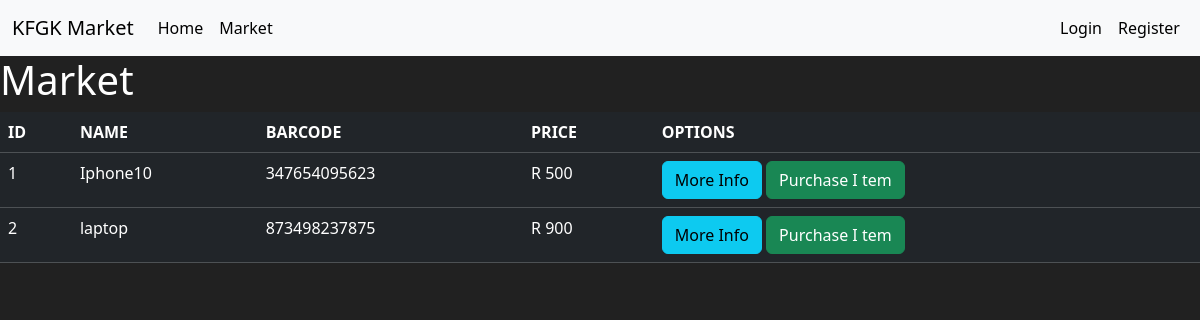
/market, run on an earlier commit of the app's database.
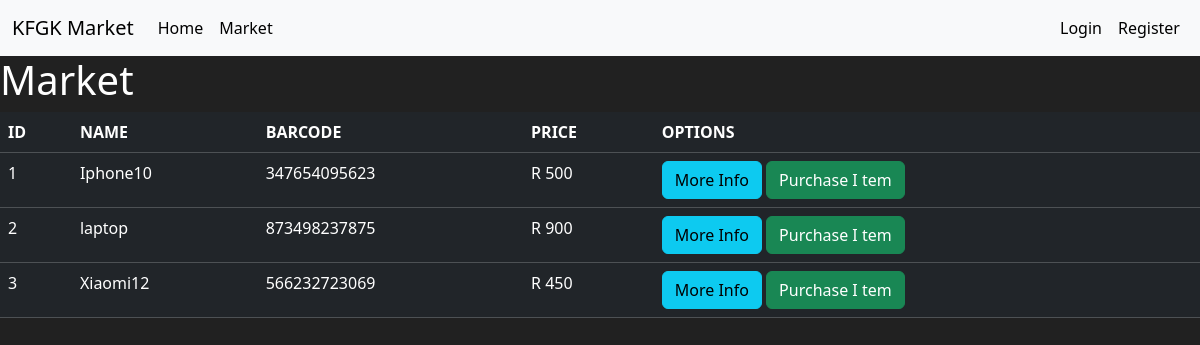
And on a later commit of the database.
### market.py (models this page shows, shortened)
class Item(db.Model):
    id = db.Column(db.Integer(), primary_key=True)
    name = db.Column(db.String(length=30), nullable=False, unique=True)
    price = db.Column(db.Integer(), nullable=False)
    barcode = db.Column(db.String(length=12), nullable=False, unique=True)
    description = db.Column(db.String(length=1024), nullable=False, unique=True)

### market.py (the view)
@app.route('/market')
def market_page():
    with app.app_context():
        items = Item.query.all()
    return render_template('market.html', items=items)

### templates/market.html (shortened to what this page needs)
{% extends 'base.html' %}
{% block content %}
	 <h1>Market</h1>
          <table class="table table-hover table-dark">
                  <thead>
                          <tr>
                                  <th scope='col'>ID</th>
                                  <th scope='col'>NAME</th>
                                  <th scope='col'>BARCODE</th>
                                  <th scope='col'>PRICE</th>
                                  <th scope='col'>OPTIONS</th>
                          </tr>
                  </thead>
                  <tbody>
                          {% for item in items%}
                          <tr>
                                  <td>{{ item.id }}</td>
                                  <td>{{ item.name }}</td>
                                  <td>{{item.barcode}}</td>
                                  <td>R {{ item.price }}</td>
                                  <td>
                                        <button class="btn btn-outline btn-info">More Info</button>
                                        <button class="btn btn-outline btn-success">Purchase I</html>
tem</button>
                                  </td>
                          </tr>
                          {% endfor%}
{% endblock%}

### templates/base.html (shortened to what this page needs)
<!doctype html>
<html lang="en">
  <head>
    <link href="https://cdn.jsdelivr.net/npm/bootstrap@5.3.3/dist/css/bootstrap.min.css" rel="stylesheet">
  </head>
  <body>
    <nav class="navbar navbar-expand-lg bg-body-tertiary">
  <div class="container-fluid">
    <a class="navbar-brand" href="#">KFGK Market</a>
    <div class="collapse navbar-collapse" id="navbarSupportedContent">
      <ul class="navbar-nav me-auto mb-2 mb-lg-0">
        	<li class="nav-item">
			<a class="nav-link active" aria-current="page" href="{{url_for('home_page')}}">Home</a>
        	</li>
        	<li class="nav-item">
			<a class="nav-link active" href="{{ url_for('market_page')}}">Market</a>
        	</li>
	</ul>
	<ul class="navbar-nav ms-auto mb-2 mb-lg-0">
		<li class="nav-item">
			<a class="nav-link active" href='#'>Login</a>
		</li>
		<li class="nav-item">
			<a class="nav-link active" href='#'>Register</a>
		</li>
	</ul>
    </div>
  </div>
</nav>
{% block content%}
{% endblock %}
  </body>
</html>

### templates/base.html (style rules this page uses)
body { background-color: #212121; color: white }

What changed in the data, as far as the page shows it:
added Item: id "3", name "Xiaomi12", barcode "566232723069", price "450"
